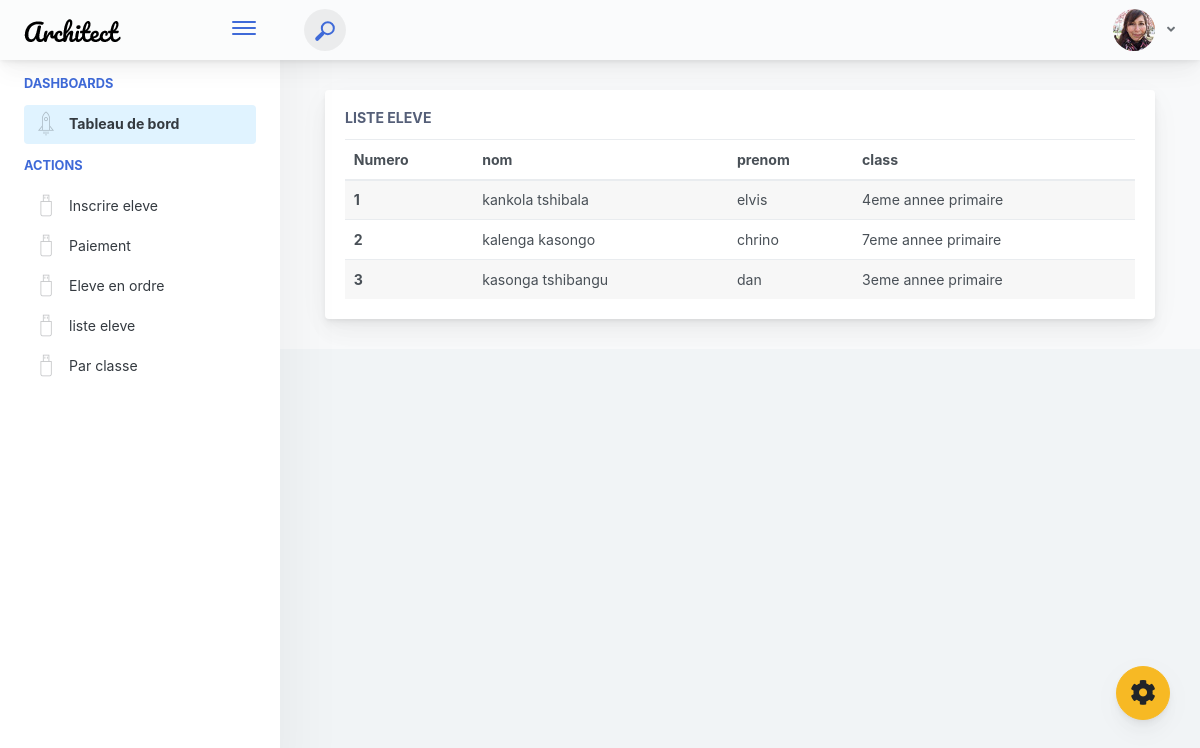
The page /index.php/welcome/tous on the database its author committed.
### tables this page shows
CREATE TABLE `eleves` (
  `idEleve` int(11) NOT NULL,
  `nomEleve` varchar(100) NOT NULL,
  `prenomEleve` varchar(100) NOT NULL,
  `postnomEleve` varchar(100) NOT NULL,
  `genre` varchar(5) NOT NULL,
  `numeroSecours` varchar(14) DEFAULT NULL,
  `dateNaissanceEleve` date NOT NULL,
  `dateInscription` date NOT NULL,
  `classeEleve` int(11) NOT NULL
);

### application/controllers/Welcome.php (called while the page is built, shortened)
<?php
class Welcome extends CI_Controller {
	public function tous()
	{
		$data['nombreInscrits'] = $this->Main_model->countInscritsDate();
		$data['nombrePaiements'] = $this->Main_model->countPaiementDate();
		$data['eleves'] = $this->Main_model->getAllInscrits();
		$this->load->view('header',$data);
		$this->load->view('tousleseleves',$data);
		$this->load->view('footer');
	}
}

### index.php (called while the page is built, shortened)
<?php
require_once BASEPATH.'core/CodeIgniter.php';

### application/models/Main_model.php (called while the page is built, shortened)
<?php
class Main_model extends CI_Model
{
    private $tableInscription = 'eleves';
    private $tablePaiement = 'paiements';
    public function getAllInscrits()
    {
        return $this->db->get($this->tableInscription)->result();
    }
    public function countInscritsDate()
    {
        $this->db->where('dateInscription',date('Y-m-d'));
        return $this->db->count_all_results($this->tableInscription);
    }
    public function countPaiementDate()
    {
        $this->db->where('datePaiement',date('Y-m-d'));
        return $this->db->count_all_results($this->tablePaiement);
    }
}

### application/views/tousleseleves.php (the view)
<div class="app-main__outer">
                    <div class="app-main__inner">
                        <div class="app-page-title">
                            <div class="col-lg-12">
                                <div class="main-card mb-12 card">
                                    <div class="card-body"><h5 class="card-title">LISTE ELEVE</h5>
                                        <table class="mb-0 table table-striped">
                                            <thead>
                                            <tr>
                                                <th>Numero</th>
                                                <th>nom</th>
                                                <th>prenom</th>
                                                <th>class</th>
                                            </tr>
                                            </thead>
                                            <tbody>
                                                <?php foreach($eleves as $eleve):?>
                                                <tr>
                                                    <th scope="row"><?php echo $eleve->idEleve;?></th>
                                                    <td><?php echo $eleve->nomEleve." ".$eleve->prenomEleve;?></td>
                                                    <td><?php echo $eleve->postnomEleve;?></td>
													<td><?php
														if ($eleve->classeEleve == 9)
														{
															echo "1 eme "." annee maternelle";
														}
														elseif ($eleve->classeEleve == 10)
														{
															echo "2 eme "." annee maternelle";
														}
														elseif($eleve->classeEleve == 11)
														{
															echo "3 eme "." annee maternelle";
														}
														else
														{
															echo $eleve->classeEleve."eme "." annee primaire";
														}
													?></td>
                                                </tr>
                                                <?php endforeach?>
                                            </tbody>
                                        </table>
                                    </div>
                                </div>
                            </div>
                        </div>
                    </div>
                      </div>
        </div>
    </div>
<script type="text/javascript" src="./assets/scripts/main.js"></script></body>
</html>

### application/views/header.php (shortened to what this page needs)
<!doctype html>
<html lang="en">
<head>
<link href="<?php echo base_url('assets/main.css');?>" rel="stylesheet"></head>
<body>
    <div class="app-container app-theme-white body-tabs-shadow fixed-sidebar fixed-header">
        <div class="app-header header-shadow">
            <div class="app-header__logo">
                <div class="logo-src"></div>
                <div class="header__pane ml-auto">
                    <div>
                        <button type="button" class="hamburger close-sidebar-btn hamburger--elastic" data-class="closed-sidebar">
                            <span class="hamburger-box">
                                <span class="hamburger-inner"></span>
                            </span>
                        </button>
                    </div>
                </div>
            </div>
                <div class="app-header__content">
                <div class="app-header-left">
                    <div class="search-wrapper">
                        <div class="input-holder">
                            <button class="search-icon"><span></span></button>
                        </div>
                    </div>
                     </div>
                <div class="app-header-right">
                    <div class="header-btn-lg pr-0">
                        <div class="widget-content p-0">
                            <div class="widget-content-wrapper">
                                <div class="widget-content-left">
                                    <div class="btn-group">
                                        <a data-toggle="dropdown" aria-haspopup="true" aria-expanded="false" class="p-0 btn">
                                            <img width="42" class="rounded-circle" src="<?php  echo base_url('assets/images/avatars/1.jpg');?>" alt="">
                                            <i class="fa fa-angle-down ml-2 opacity-8"></i>
                                        </a>
                                    </div>
                                </div>
                            </div>
                        </div>
                    </div>        </div>
            </div>
        </div>        <div class="ui-theme-settings">
            <button type="button" id="TooltipDemo" class="btn-open-options btn btn-warning">
                <i class="fa fa-cog fa-w-16 fa-spin fa-2x"></i>
            </button>
        </div>        <div class="app-main">
                <div class="app-sidebar sidebar-shadow">
                     <div class="scrollbar-sidebar">
                        <div class="app-sidebar__inner">
                            <ul class="vertical-nav-menu">
                                <li class="app-sidebar__heading">Dashboards</li>
                                <li>
                                    <a href="<?php echo site_url();?>" class="mm-active">
                                        <i class="metismenu-icon pe-7s-rocket"></i>
                                        Tableau de bord
                                    </a>
                                </li>
                                <li class="app-sidebar__heading">Actions</li>
                                <li>
                                    <a href="<?php echo site_url('welcome/inscription');?>">
                                        <i class="metismenu-icon pe-7s-pendrive">
                                        </i>Inscrire eleve
                                    </a>
                                </li>
                                <li>
                                    <a href="<?php echo site_url('welcome/paiement');?>">
                                        <i class="metismenu-icon pe-7s-pendrive">
                                        </i>Paiement
                                    </a>
                                </li>
                                <li>
                                    <a href="<?php echo site_url('welcome/enOrdre');?>">
                                        <i class="metismenu-icon pe-7s-pendrive">
                                        </i>Eleve en ordre
                                    </a>
                                </li>
                                <li>
                                    <a href="<?php echo site_url('welcome/tous');?>">
                                        <i class="metismenu-icon pe-7s-pendrive">
                                        </i>liste eleve
                                    </a>
                                </li>
                                <li>
                                    <a href="<?php echo site_url('welcome/parClasse');?>">
                                        <i class="metismenu-icon pe-7s-pendrive">
                                        </i>Par classe
                                    </a>
                                </li>
                            </ul>
                        </div>
                    </div>
                </div>

### rows shown on the page
eleves: idEleve "1", nomEleve "kankola", prenomEleve "tshibala", postnomEleve "elvis", classeEleve "4"
eleves: idEleve "2", nomEleve "kalenga", prenomEleve "kasongo", postnomEleve "chrino", classeEleve "7"
eleves: idEleve "3", nomEleve "kasonga", prenomEleve "tshibangu", postnomEleve "dan", classeEleve "3"
